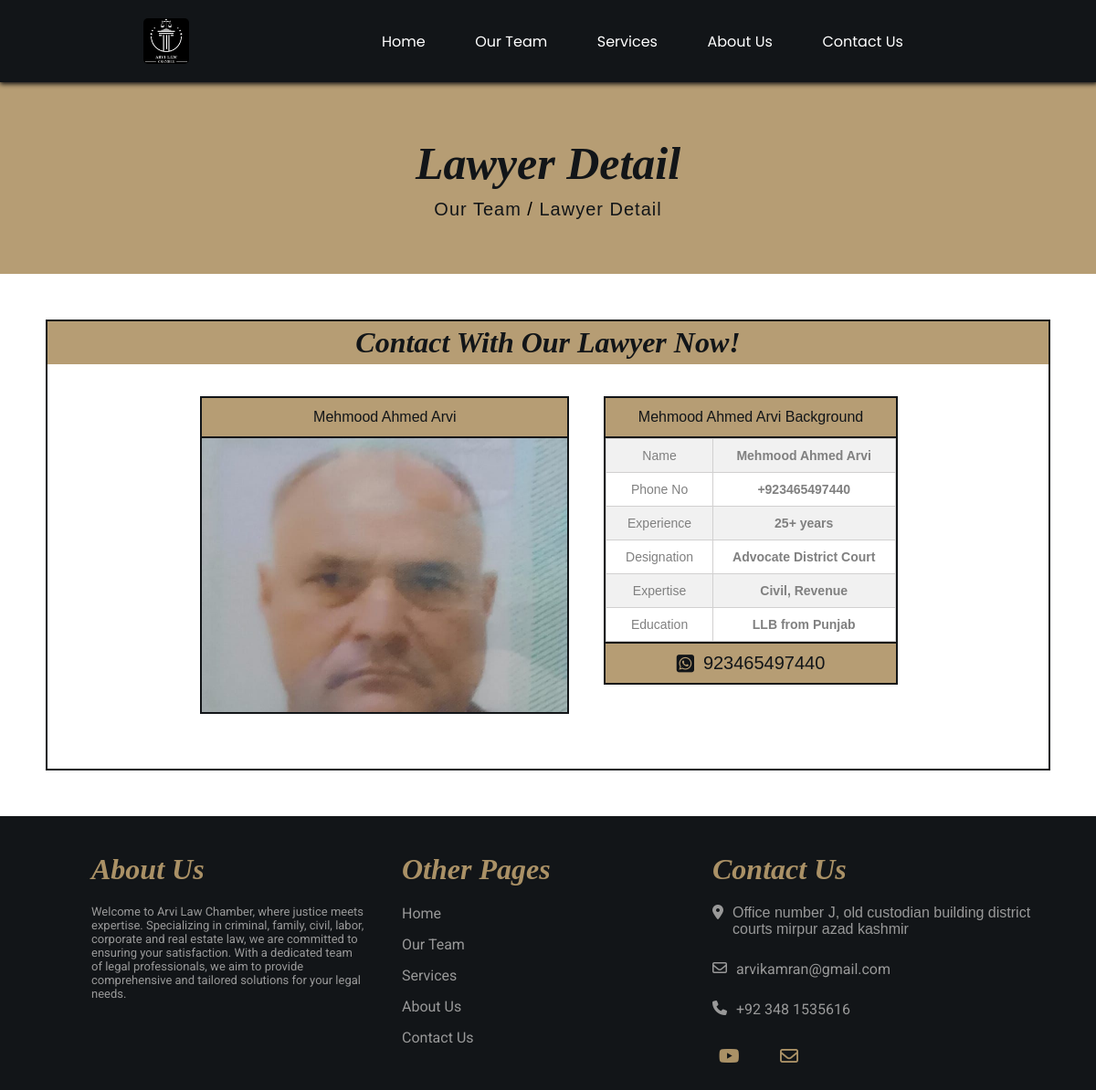
/lawyerdetail/6/, run on the app's committed database.
### home/models.py (models this page shows, shortened)
class Lawyer(models.Model):
    name = models.CharField(max_length=100, null=True)
    picture = models.ImageField(upload_to='profile-picture/', null=True, blank=True)
    phoneno = models.CharField(max_length=13, null=True)
    education = models.CharField(max_length=100, null=True)
    experience = models.CharField(max_length=50, null=True)
    designation = models.CharField(max_length=50, null=True)
    expertise = models.CharField(max_length=100, null=True)

### home/views.py (the view)
# urls.py: path('lawyerdetail/<str:pk_test>/', views.lawyerdetail, name='lawyer'),
def lawyerdetail(request, pk_test):
    lawyer = Lawyer.objects.get(id=pk_test)
    context = {'lawyer':lawyer}
    return render(request, 'home/lawyerdetail.html', context)

### home/templates/home/lawyerdetail.html (shortened to what this page needs)
{% extends "home/main.html" %}
{% load static %}
{% block content %}
<link rel="stylesheet" href="{% static "/css/lawyerdetail.css" %}">
<link rel="stylesheet" href="https://cdnjs.cloudflare.com/ajax/libs/font-awesome/6.4.2/css/all.min.css" />
<div class="teamdetail">
    <div class="teamconttop">
        <div class="teamtophead">
            Lawyer Detail
        </div>
        <div class="teamtopinfo">
            <a href="">Our Team</a>
            /
            <a href="">Lawyer Detail</a>
        </div>
    </div>
    <div class="lawyerdetailcont">
        <div class="lawyerdetailhead">
            <h1>Contact With Our Lawyer Now!</h1>
        </div>
        <div class="lawyerdetailbody">
            <div class="lawyerdetailleft">
                <div class="infolefttittle">
                    {{lawyer.name}}
                </div>
                <div class="infoleftpic">
                    <img  src="{{lawyer.picture.url}}" alt="">
                </div>
            </div>
            <div class="lawyerdetailright">
                <div class="inforighttitle">
                    {{lawyer.name}} Background
                </div>
                <div class="inforighttable">
                    <table class="infotable" border=1>
                        <tr>
                            <td>Name</td>
                            <td>{{lawyer.name}}</td>
                        </tr>
                        <tr>
                            <td>Phone No</td>
                            <td>+{{lawyer.phoneno}}</td>
                        </tr>
                        <tr>
                            <td>Experience</td>
                            <td>{{lawyer.experience}}</td>
                        </tr>
                        <tr>
                            <td>Designation</td>
                            <td>{{lawyer.designation}}</td>
                        </tr>
                        <tr>
                            <td>Expertise</td>
                            <td>{{lawyer.expertise}}</td>
                        </tr>
                        <tr>
                            <td>Education</td>
                            <td>{{lawyer.education}}</td>
                        </tr>
                    </table>
                </div>
                <a class="lawyerdetailcontact" href="https://wa.me/923485310150" target='_blank'>
                        <i class="detailcontactchild fa-brands fa-square-whatsapp"></i>
                        <span class='detailcontactchild '>{{lawyer.phoneno}} </span>
                </a>
            </div>
        </div>
    </div>
</div>
{% endblock content %}

### static/css/navbar.css (style rules this page uses)
* { margin: 0; padding: 0; }

### static/css/lawyerdetail.css (style rules this page uses)
.teamdetail { margin-top: 90px; }
.teamdetail .teamconttop { background: #b69d74; height: 150px; display: flex; flex-direction: column; justify-content: center; align-items: center; padding: 30px 0; }
.teamconttop .teamtophead { font-size: 50px; font-weight: bold; font-family: 'EB Garamond', serif; font-style: italic; margin-bottom: 10px; color: #121518; }
.teamconttop .teamtopinfo { letter-spacing: 1px; font-size: 20px; }
.teamconttop .teamtopinfo a { text-decoration: none; color: #121518; transition: 0.4s; }
.teamdetail .lawyerdetailcont { margin: 50px; border: 2px solid #121518; }
.lawyerdetailcont .lawyerdetailhead { display: flex; justify-content: center; color: #121518; background-color: #b69d74; padding: 5px 0; font-style: italic; margin-bottom: 10px; }
.lawyerdetailcont .lawyerdetailhead h1 { font-family: 'EB Garamond', serif; }
.lawyerdetailcont .lawyerdetailbody { display: flex; justify-content: center; width: 70vw; padding-top: 15px; padding-bottom: 50px; width: 100%; }
.lawyerdetailbody .lawyerdetailleft { display: flex; flex-direction: column; align-items: center; margin: 10px 20px; border: 2px solid #121518; }
.lawyerdetailleft .infolefttittle { background-color: #b69d74; color: #121518; width: 100%; display: flex; justify-content: center; padding: 12px 0; border-bottom: 2px solid #121518; }
.lawyerdetailleft .infoleftpic { width: 400px; height: 300px; overflow: hidden; }
.lawyerdetailleft .infoleftpic img { width: 100%; height: 100%; object-fit: cover; transition: 0.4s; cursor: pointer; }
.lawyerdetailright { display: flex; flex-direction: column; align-items: center; margin: 10px 20px; }
.lawyerdetailright .inforighttitle { background-color: #b69d74; color: #121518; width: 100%; display: flex; justify-content: center; padding: 12px 0; border: 2px solid #121518; }
.lawyerdetailright .inforighttable { width: 100%; display: flex; flex-direction: column; justify-content: center; border-right: 2px solid #121518; border-left: 2px solid #121518; }
.inforighttable table { border: 1px solid rgb(209, 208, 208); border-collapse: collapse; color: rgb(128, 128, 128); font-size: 14px; }
.inforighttable table tr td { padding: 10px 20px; text-align: center; }
.inforighttable table tr:nth-child(odd) { background-color: rgb(241, 241, 241); }
.inforighttable table tr td:nth-child(even) { font-weight: bold; }
.lawyerdetailcontact { background-color: #b69d74; padding: 10px 0; width: 100%; border: 2px solid #121518; display: flex; justify-content: center; text-decoration: none; color: #121518; font-size: 20px; transition: 0.4s; align-items: center; }
.lawyerdetailcontact i { color: #121518; font-size: 22px; }
.lawyerdetailcontact .detailcontactchild { margin: 0px 5px; }

### static/css/footer.css (style rules this page uses)
* { margin: 0; padding: 0; font-family: sans-serif,Arial, Helvetica, sans-serif; }

### data on the page
Lawyer: name "Mehmood Ahmed Arvi", picture (picture), phoneno "923465497440", experience "25+ years", designation "Advocate District Court", expertise "Civil, Revenue", education "LLB from Punjab"
